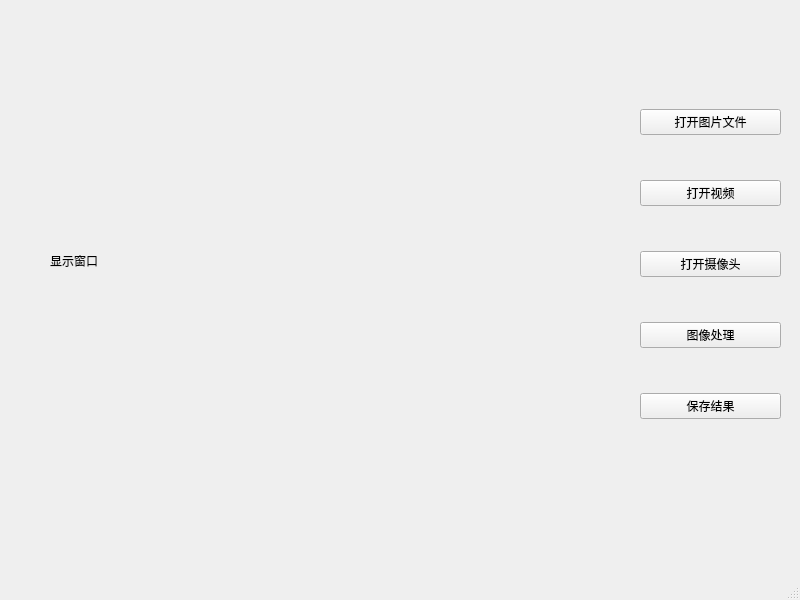
<?xml version="1.0" encoding="UTF-8"?>
<ui version="4.0">
 <class>MainWindow</class>
 <widget class="QMainWindow" name="MainWindow">
  <property name="geometry">
   <rect>
    <x>0</x>
    <y>0</y>
    <width>800</width>
    <height>600</height>
   </rect>
  </property>
  <property name="windowTitle">
   <string>MainWindow</string>
  </property>
  <widget class="QWidget" name="centralwidget">
   <widget class="QWidget" name="verticalLayoutWidget">
    <property name="geometry">
     <rect>
      <x>640</x>
      <y>70</y>
      <width>141</width>
      <height>391</height>
     </rect>
    </property>
    <layout class="QVBoxLayout" name="verticalLayout">
     <item>
      <widget class="QPushButton" name="openfile_btn">
       <property name="text">
        <string>打开图片文件</string>
       </property>
      </widget>
     </item>
     <item>
      <widget class="QPushButton" name="openvideo_btn">
       <property name="text">
        <string>打开视频</string>
       </property>
      </widget>
     </item>
     <item>
      <widget class="QPushButton" name="opencap_btn">
       <property name="text">
        <string>打开摄像头</string>
       </property>
      </widget>
     </item>
     <item>
      <widget class="QPushButton" name="process_btn">
       <property name="text">
        <string>图像处理</string>
       </property>
      </widget>
     </item>
     <item>
      <widget class="QPushButton" name="savefile_btn">
       <property name="text">
        <string>保存结果</string>
       </property>
      </widget>
     </item>
    </layout>
   </widget>
   <widget class="QLabel" name="showlabel">
    <property name="geometry">
     <rect>
      <x>50</x>
      <y>80</y>
      <width>521</width>
      <height>361</height>
     </rect>
    </property>
    <property name="text">
     <string>显示窗口</string>
    </property>
   </widget>
  </widget>
  <widget class="QMenuBar" name="menubar">
   <property name="geometry">
    <rect>
     <x>0</x>
     <y>0</y>
     <width>800</width>
     <height>23</height>
    </rect>
   </property>
  </widget>
  <widget class="QStatusBar" name="statusbar"/>
 </widget>
 <resources/>
 <connections/>
</ui>
